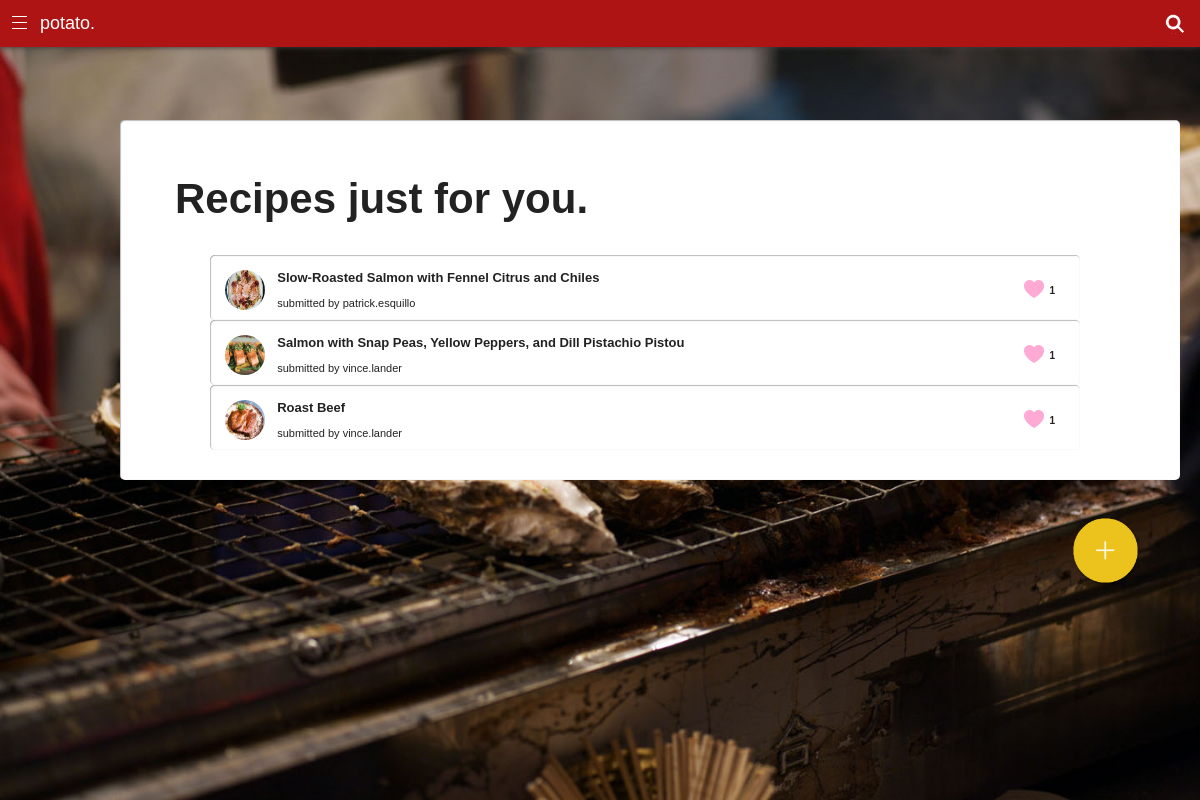
/home-recipe.php (signed in), run on the app's committed database.
### tables this page shows
CREATE TABLE `recipe` (
  `recipe_id` int(11) NOT NULL,
  `recipename` varchar(100) NOT NULL,
  `account_id` varchar(16) NOT NULL,
  `recipeimgname` varchar(45) NOT NULL,
  `file` varchar(45) NOT NULL,
  `favorite_count` int(11) NOT NULL DEFAULT '0',
  PRIMARY KEY (`recipe_id`)
);

CREATE TABLE `account` (
  `account_id` int(11) NOT NULL,
  `accimgname` varchar(45) NOT NULL DEFAULT 'default_pic.jpg',
  `username` varchar(16) NOT NULL,
  `password` varchar(16) NOT NULL,
  `firstname` varchar(45) NOT NULL,
  `lastname` varchar(45) NOT NULL,
  `email` varchar(45) NOT NULL,
  PRIMARY KEY (`account_id`)
);

### classes.php (called while the page is built, shortened)
<?php
class recipe
{
	private $recipe_id;
	private $recipe_name;
	private $account_id;
	private $recipeImg;
	private $fave_count;
	function __construct($id, $name, $accid, $img, $ing, $dir, $fac, $fcnt)
	{
		$this->recipe_id = $id;
		$this->recipe_name = $name;
		$this->account_id = $accid;
		$this->recipeImg = $img;
		$this->fave_count = $fcnt;
	}
	function get_recipeid()
	{
		return $this->recipe_id;
	}
	function get_recipename()
	{
		return $this->recipe_name;
	}
	function get_accid()
	{
		return $this->account_id;
	}
	function get_recipeimg()
	{
		return $this->recipeImg;
	}
	function get_favecounts()
	{
		return $this->fave_count;
	}
}
class account
{
	public $account_id;
	public $username;
	function __construct($accid, $img, $user, $pass, $fn, $ln, $em)
	{
		$this->account_id = $accid;
		$this->username = $user;
	}
	function getUser()
	{
		return $this->username;
	}
	function getAccid()
	{
		return $this->account_id;
	}
}
?>

### functions.php (the view, shortened to what this page needs)
<?php
include 'classes.php';
$accounts = array();
$recipes = array();
function loadAll()
{
	loadAccounts();
	loadRecipes();
}
function getAccountName($account_id)
{
	global $accounts;
	$account_name = null;
	for($i = 0; $i<count($accounts); $i++)
	{
		$temp_accid = $accounts[$i]->getAccid();
		if(strcmp($temp_accid, $account_id) == 0)
		{
			$account_name = $accounts[$i]->getUser();
		}
	}
	return $account_name;
}
function loadAccounts()
{
	$accounts = null;
	$connect= new DBConnection();
	$connect = $connect->getInstance();
	$sql = "SELECT * FROM account";
	$result = $connect->query($sql);
	if($result->num_rows > 0)
	{
		while($row = $result->fetch_assoc())
		{
			$temp_acc = new account($row['account_id'], $row['accimgname'], $row['username'], $row['password'], $row['firstname'], $row['lastname'], $row['email']);
			$temp_acc->set_aboutme(getData("text/aboutme.txt", $temp_acc->getAccid()));
			$accounts[count($accounts)] = $temp_acc;
		}
	}
}
function loadRecipes()
{
	$recipes = null;
	$connect= new DBConnection();
	$connect = $connect->getInstance();
	$sql = "SELECT * FROM recipe";
	$result = $connect->query($sql);
	if($result->num_rows > 0)
	{
		while($row = $result->fetch_assoc())
		{
			$temp_recipe = new recipe($row['recipe_id'], $row['recipename'], $row['account_id'], $row['recipeimgname'], "hi", "hi", "hi", $row['favorite_count']);
			$temp_recipe->set_ingredients(getData("text/ingredients.txt", $temp_recipe->get_recipeid()));
			$temp_recipe->set_directions(getData("text/directions.txt", $temp_recipe->get_recipeid()));
			$temp_recipe->set_facts(getData("text/facts.txt", $temp_recipe->get_recipeid()));
			$recipes[count($recipes)] = $temp_recipe;
		}
	}
}
function getData ($text, $recipe_id)
{
	$file= fopen($text, "r");
	$text = "";
	$found = false;
	while(!feof($file) || $found == true)
	{
		$init = str_replace(array("\r", "\n"), "", fgets($file));
		if(strcmp($init, $recipe_id) == 0)
		{
			do {
				$save = str_replace(array("\r", "\n"), "", fgets($file));
				if(strcmp($save, ";") != 0)
					$text .= $save;
			}while(strcmp($save, ";"));
		}
	}
	return $text;
}
function populateRecipeList()
{
	global $recipes;
	for($i = 0; $i<count($recipes); $i++)
	{
		$temp = $recipes[$i];
		echo "<a class =\"no\" href='recipe.php?link=". $temp->get_recipeid()."'><div class =\"itemBox\"><img class = \"itemBoxImg\" src = \"images/recipe/" . $temp->get_recipeimg() . "\">
		&nbsp;&nbsp&nbsp;&nbsp;<b><font size = \"2\">" . $temp->get_recipename() . "</font></b>
		<p class = \"heartCount\">" . $temp->get_favecounts() . "</p><img class = \"heartImg\" src = \"images/heart.jpg\">
		<br><br>
		&nbsp;&nbsp;&nbsp;&nbsp;submitted by " . getAccountName($temp->get_accid()) . "</div></a>";
	}
}
?>

### home-recipe.php (shortened to what this page needs)
<?php
	include 'functions.php';
	loadAll();
?>
<!DOCTYPE html>
<html>
	<head>
		<link rel = "stylesheet" type = "text/css" href = "css/style.css">
	</head>
	<body>
		<div class = "foodList">
			<?php include 'header.php'; ?>
			<div class = "menuBox" id = "inbox">
				<p class = "menuHead">Recipes just for you.</p>
				<br>
				<br>
				<?php populateRecipeList(); ?>
			</div>
			<div class = "addButton">
				<a href = "post.php"><img class = "postImg" src = "images/addButton.png"></a>
			</div>
		</div>
	</body>
</html>

### header.php (shortened to what this page needs)
<html>
	<header class = "header">
		<a id = "nav-toggle" href = "#"><span></span></a>
		<a href = "home.php" class = "no"><p class = "headName">potato.</p></a>
		<form action = "results.php" method = "post">
			<input id ="search" type = "search" name = "searchbar" placeholder = "" autocomplete="off" onkeyup="showResult(this.value);">
		</form>
		<br><br><br><div id="live"></div>
	</header>
</html>

### css/style.css (style rules this page uses)
body { margin: 0px; }
p { font-style: helvetica; font-family: sans-serif; }
a { color: black; font-size: 15px; font-style: helvetica; font-family: sans-serif; text-decoration: none; }
a.no { text-decoration: none; color: white; font-size: 13px; }
.foodList { background: url(../images/registerBackground.jpg); background-repeat: no-repeat; background-size: 100% 100%; width: 100%; height: 100%; position: absolute; overflow: auto; }
.header { background-color: rgb(175, 20, 20); box-shadow: 0px 0.5px 5px rgb(60, 60, 60); height: 47px; width: 100%; position: fixed; z-index: 1; }
.addButton { top: 510px; right: 55px; margin: 0px; width: 80px; height: 80px; position: fixed; z-index: 1; }
p.headName { margin: 13px; margin-left: 40px; color: rgb(255, 255, 255); font-size: 18px; float: left; }
p.menuHead { margin: 0px; padding-top: 25px; padding-left: 25px; color: rgba(10, 10, 10, 0.9); font-size: 42px; font-weight: bold; }
p.heartCount { margin: 0px; padding: 10px; padding-top: 15px; padding-left: 5px; color: rgba(10, 10, 10, 0.9); font-size: 10px; font-weight: bold; float: right; }
.menuBox { top: 40%; left: 10%; margin-bottom: 40px; padding: 30px; color: rgba(10, 10, 10, 0.9); font-style: helvetica; font-family: sans-serif; font-size: 14px; background-color: rgb(255, 255, 255); border-radius: 5px; box-shadow: 0.5px 0.5px 1px #888888 inset; width: 1000px; height: auto; opacity: 0; position: absolute; }
.itemBox { left: 60px; padding: 15px; color: rgba(10, 10, 10, 0.9); font-style: helvetica; font-family: sans-serif; font-size: 11px; background-color: rgb(255, 255, 255); border-radius: 5px; box-shadow: 0.5px 0.5px 1px #888888 inset; width: 840px; height: 35px; position: relative; }
img.itemBoxImg { background-repeat: no-repeat; background-position: 50%; border-radius: 50%; width: 40px; height: 40px; float: left; }
img.heartImg { padding-top: 10px; padding-left: 10px; background-repeat: no-repeat; width: 20px; height: 18px; float: right; }
img.postImg { background-repeat: no-repeat; width: 80px; height: 80px; }
#nav-toggle { top: 25%; left: 1%; padding: 10px 15px 10px 0px; position: absolute; cursor: pointer; }
#nav-toggle span, #nav-toggle span:before, #nav-toggle span:after { background: white; content: ''; height: 1px; width: 15px; position: absolute; display: block; cursor: pointer; }
#nav-toggle span:before { top: -6px; }
#nav-toggle span:after { bottom: -6px; }
#nav-toggle span, #nav-toggle span:before, #nav-toggle span:after { -webkit-transition: all 500ms ease-in-out; transition: all 500ms ease-in-out; }
input[type=search] { -webkit-appearance: textfield; appearance: textfield; margin: 13px; top: 0px; background: url(../images/searchIcon.png) no-repeat 0px center; background-color: transparent; background-size: 20px 20px; border: 0px; height: 22px; width: 22px; cursor: pointer; -webkit-border-radius: 1em; border-radius: 1em; -webkit-transition: width .5s; transition: width .5s; float: right; }

### data on the page
recipe: recipeimgname (picture), recipename "Slow-Roasted Salmon with Fennel Citrus and Chiles", favorite_count "1", account.username "patrick.esquillo"
recipe: recipeimgname (picture), recipename "Salmon with Snap Peas, Yellow Peppers, and Dill Pistachio Pistou", favorite_count "1", account.username "vince.lander"
recipe: recipeimgname (picture), recipename "Roast Beef", favorite_count "1", account.username "vince.lander"
